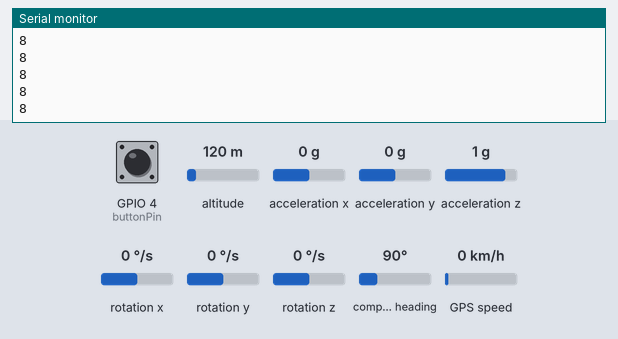
A sketch run on a simulated ESP32. Shown: the last lines printed to the serial monitor. Wiring (inferred from the names in the program): MPU-6050 motion sensor at I2C address 0x68. Inputs (shaded band) come from the test bench; at power-on: acceleration z 1 g, GPIO 4 (buttonPin) HIGH, acceleration x 0 g, rotation x 0 °/s, acceleration y 0 g, altitude 120 m, rotation y 0 °/s, rotation z 0 °/s, compass heading 90°, GPS speed 0 km/h. The GPS gets a fix after 3 s at 37.7749, -122.4194 with 8 satellites; no radio packets arrive unless stated.

Above: at 1.2 s.
1.3 s: acceleration z set to 0 g
At 1.35 s:
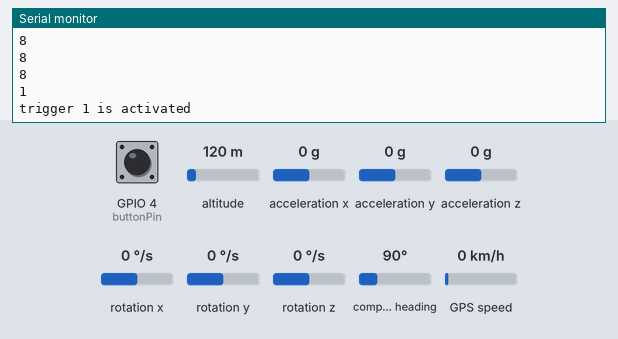
2.9 s: GPIO 4 (buttonPin) pulled LOW for 0.15 s
At 4.2 s:
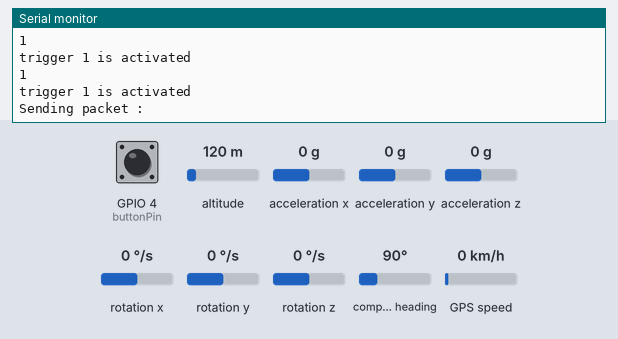
4.5 s: acceleration x set to -1.4 g
6.0 s: rotation x set to -192 °/s
At 6.44 s:
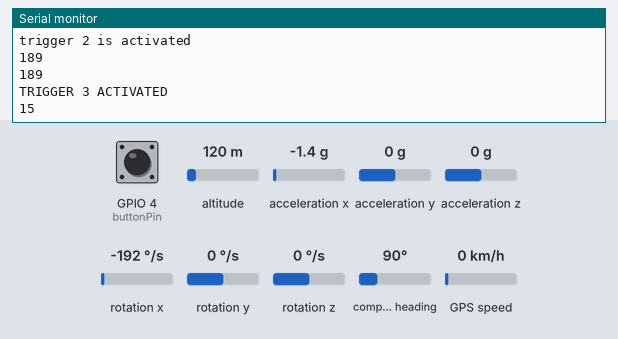
7.8 s: acceleration y set to -1.4 g
At 7.88 s:
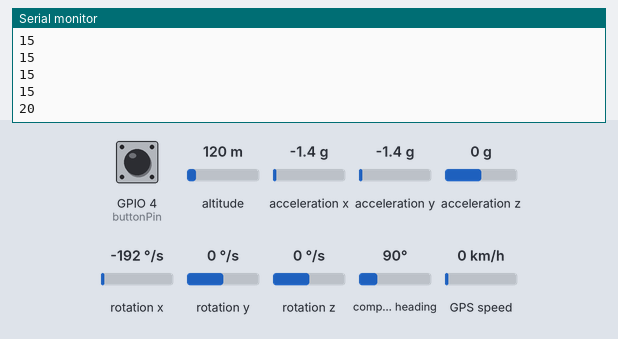
Timing chart, 0 to 10.3 s (numbered marks = the images above; inputs shaded):
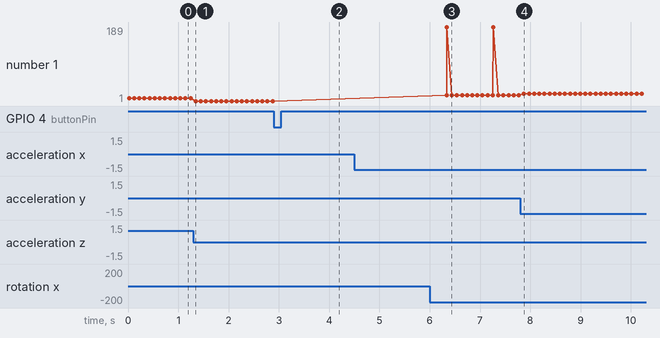

The sketch:

Tx_code.ino
```cpp
#include <SPI.h>
#include <LoRa.h>
#include <Wire.h>
#include <TinyGPS++.h>


TinyGPSPlus gps;
//defining pins of tx module
#define GPS_BAUDRATE 9600
#define ss 5
#define rst 14
#define dio0 2

const int buttonPin = 4;
int buttonState = 0;

const int MPU_addr = 0x68;  // I2C address of the MPU-6050
int16_t AcX, AcY, AcZ, Tmp, GyX, GyY, GyZ;
float ax = 0, ay = 0, az = 0, gx = 0, gy = 0, gz = 0;
boolean fall = false;      //stores if a fall has occurred
boolean trigger1 = false;  //stores if first trigger (lower threshold) has occurred
boolean trigger2 = false;  //stores if second trigger (upper threshold) has occurred
boolean trigger3 = false;  //stores if third trigger (orientation change) has occurred
byte trigger1count = 0;    //stores the counts past since trigger 1 was set true
byte trigger2count = 0;    //stores the counts past since trigger 2 was set true
byte trigger3count = 0;    //stores the counts past since trigger 3 was set true
int angleChange = 0;
int counter = 0;


void setup() {
  // put your setup code here, to run once:
  //Initialising GPS Neo6M module
  Serial.begin(9600);
  Serial2.begin(GPS_BAUDRATE);
  Serial.println(F("ESP32 - GPS module"));


  /* This is the initialisation of MPU6050*/
  Serial.begin(9600);
  Wire.begin();
  Wire.beginTransmission(MPU_addr);
  Wire.write(0x6B);  //// PWR_MGMT_1 register
  Wire.write(0);     // set to zero (wakes up the MPU-6050
  Wire.endTransmission(true);


  //initializing the serial monitor
  Serial.begin(9600);
  while (!Serial)
    ;
  Serial.println("Lora sender");
  LoRa.setPins(ss, rst, dio0);

  while (!LoRa.begin(433E6)) {
    Serial.println(".");
    delay(500);
  }

  LoRa.setSyncWord(0xF3);
  //Change sync word (0xF3) to match the receiver
  // The sync word assures you don't get LoRa messages from other LoRa transceivers
  // ranges from 0-0xFF
  Serial.println("LoRa initialised successfully!!");
  pinMode(buttonPin, INPUT);


}

void loop() {

buttonState = digitalRead(buttonPin);

 if(buttonState == LOW)
 {
  Serial.print("Sending packet : ");
 // Serial.println(counter);

  //send to lora packet to reciver

  for(int j=0;j<=5;j++)
  {
  LoRa.beginPacket();
  LoRa.print("panic need help !!!!!!!");
  LoRa.endPacket();
 // LoRa.print(counter);
  }


  counter++;
  delay(3000);
 }


  mpu_read();
  ax = (AcX - 2050) / 16384.00;
  ay = (AcY - 77) / 16384.00;
  az = (AcZ - 1947) / 16384.00;
  gx = (GyX + 270) / 131.07;
  gy = (GyY - 351) / 131.07;
  gz = (GyZ + 136) / 131.07;

  // calculating Amplitute vactor for 3 axis
  float Raw_Amp = pow(pow(ax, 2) + pow(ay, 2) + pow(az, 2), 0.5);
  int Amp = Raw_Amp * 10;  // Mulitiplied by 10 bcz values are between 0 to 1
  Serial.println(Amp);
  if (Amp <= 2 && trigger2 == false)  //if AM breaks lower threshold (0.4g)
  {
    trigger1 = true;
    Serial.println("trigger 1 is activated");
  }
  if (trigger1 == true) {
    trigger1count++;
    if (Amp >= 12) {
      trigger2 = true;
      Serial.println("trigger 2 is activated");
      trigger1 = false;
      trigger1count = 0;
    }
  }
  if (trigger2 == true) {
    trigger2count++;
    angleChange = pow(pow(gx, 2) + pow(gy, 2) + pow(gz, 2), 0.5);
    Serial.println(angleChange);
    if (angleChange >= 30 && angleChange <= 400) {  //if orientation changes by between 80-100 degrees
      trigger3 = true;
      trigger2 = false;
      trigger2count = 0;
      Serial.println(angleChange);
      Serial.println("TRIGGER 3 ACTIVATED");
    }
  }
  if (trigger3 == true) {
    trigger3count++;
    if (trigger3count >= 10) {
      angleChange = pow(pow(gx, 2) + pow(gy, 2) + pow(gz, 2), 0.5);
      delay(10);
      Serial.println(angleChange);
      if ((angleChange >= 0) && (angleChange <= 10)) {  //if orientation changes remains between 0-10 degrees
        fall = true;
        trigger3 = false;
        trigger3count = 0;
        Serial.println(angleChange);
      } else {  //user regained normal orientation
        trigger3 = false;
        trigger3count = 0;
        Serial.println("TRIGGER 3 DEACTIVATED");
      }
    }
  }
  if (fall == true) {  //in event of a fall detection
    Serial.println("FALL DETECTED");
    for(int i=0;i<5;i++)
  {
   LoRa.beginPacket();
   LoRa.print("ALERT!!! The person has fallen");
   LoRa.endPacket();
   gps_loc();
   delay(1000);
  }


    fall = false;
  }
  if (trigger2count >= 6) {  //allow 0.5s for orientation change
    trigger2 = false;
    trigger2count = 0;
    Serial.println("TRIGGER 2 DEACTIVATED");
  }
  if (trigger1count >= 6) {  //allow 0.5s for AM to break upper threshold
    trigger1 = false;
    trigger1count = 0;
    Serial.println("TRIGGER 1 DEACTIVATED");
  }
  delay(100);

  gps_loc();
  // put your main code here, to run repeatedly:
  // Serial.print("Sending packet : ");
  // Serial.println(counter);

  // //send to lora packet to reciver
  // LoRa.beginPacket();
  // LoRa.print("hello world");
  // LoRa.print(counter);
  // LoRa.endPacket();

  // counter++;
  // delay(3000);
}

void mpu_read() {
  Wire.beginTransmission(MPU_addr);
  Wire.write(0x3B);  // starting with register 0x3B (ACCEL_XOUT_H)
  Wire.endTransmission(false);
  Wire.requestFrom(MPU_addr, 14, true);  // request a total of 14 registers
  AcX = Wire.read() << 8 | Wire.read();  // 0x3B (ACCEL_XOUT_H) & 0x3C (ACCEL_XOUT_L)
  AcY = Wire.read() << 8 | Wire.read();  // 0x3D (ACCEL_YOUT_H) & 0x3E (ACCEL_YOUT_L)
  AcZ = Wire.read() << 8 | Wire.read();  // 0x3F (ACCEL_ZOUT_H) & 0x40 (ACCEL_ZOUT_L)
  Tmp = Wire.read() << 8 | Wire.read();  // 0x41 (TEMP_OUT_H) & 0x42 (TEMP_OUT_L)
  GyX = Wire.read() << 8 | Wire.read();  // 0x43 (GYRO_XOUT_H) & 0x44 (GYRO_XOUT_L)
  GyY = Wire.read() << 8 | Wire.read();  // 0x45 (GYRO_YOUT_H) & 0x46 (GYRO_YOUT_L)
  GyZ = Wire.read() << 8 | Wire.read();  // 0x47 (GYRO_ZOUT_H) & 0x48 (GYRO_ZOUT_L)
}
void gps_loc()
{
  if (Serial2.available() > 0) {
    if (gps.encode(Serial2.read())) {
      if (gps.location.isValid())
      {
        LoRa.beginPacket();
        //LoRa.print("Everything is alright!");
        LoRa.print("- GPS Parameters -");
        LoRa.endPacket();
        //Serial.print(F("- latitude: "));
        LoRa.beginPacket();
        LoRa.print("- latitude:");
        //Serial.println(gps.location.lat());

        LoRa.print(gps.location.lat());
        LoRa.endPacket();
        //Serial.print(F("- longitude: "));
        LoRa.beginPacket();
        LoRa.print("- longitude: ");
        //Serial.println(gps.location.lng());
        LoRa.print(gps.location.lng());
        LoRa.endPacket();

        // Serial.print(F("- altitude: "));
        // if (gps.altitude.isValid())
        //   Serial.println(gps.altitude.meters());
        // else
        //   Serial.println(F("INVALID"));
      } else
      {
        LoRa.beginPacket();
        LoRa.print("- location: INVALID");
        LoRa.endPacket();
      }

      // Serial.print(F("- speed: "));
      // if (gps.speed.isValid()) {
      //   Serial.print(gps.speed.kmph());
      //   Serial.println(F(" km/h"));
      // } else {
      //   Serial.println(F("INVALID"));
      // }

      // Serial.print(F("- GPS date&time: "));
      // if (gps.date.isValid() && gps.time.isValid()) {

      //   Serial.print(gps.date.year());
      //   Serial.print(F("-"));
      //   Serial.print(gps.date.month());
      //   Serial.print(F("-"));
      //   Serial.print(gps.date.day());
      //   Serial.print(F(" "));
      //   Serial.print(gps.time.hour());
      //   Serial.print(F(":"));
      //   Serial.print(gps.time.minute());
      //   Serial.print(F(":"));
      //   Serial.println(gps.time.second());
      // } else {
      //   Serial.println(F("INVALID"));
      // }

      Serial.println();
      delay(1000);
    }
  }

  if (millis() > 5000 && gps.charsProcessed() < 10)
    Serial.println(F("No GPS data received: check wiring"));
}
```

Measured:
- after the input at 1.3 s, the serial monitor: prints a new line after 0.05 s (image 1)
- after the input at 2.9 s, the serial monitor: prints a new line after 0.07 s (image 2)
- after the input at 6.0 s, the serial monitor: prints a new line after 0.34 s (image 3)
- after the input at 7.8 s, the serial monitor: prints a new line after 0.07 s (image 4)
- plotted number 1: 8 → 1 after the input at 1.3 s, 15 → 20 after the input at 7.8 s
